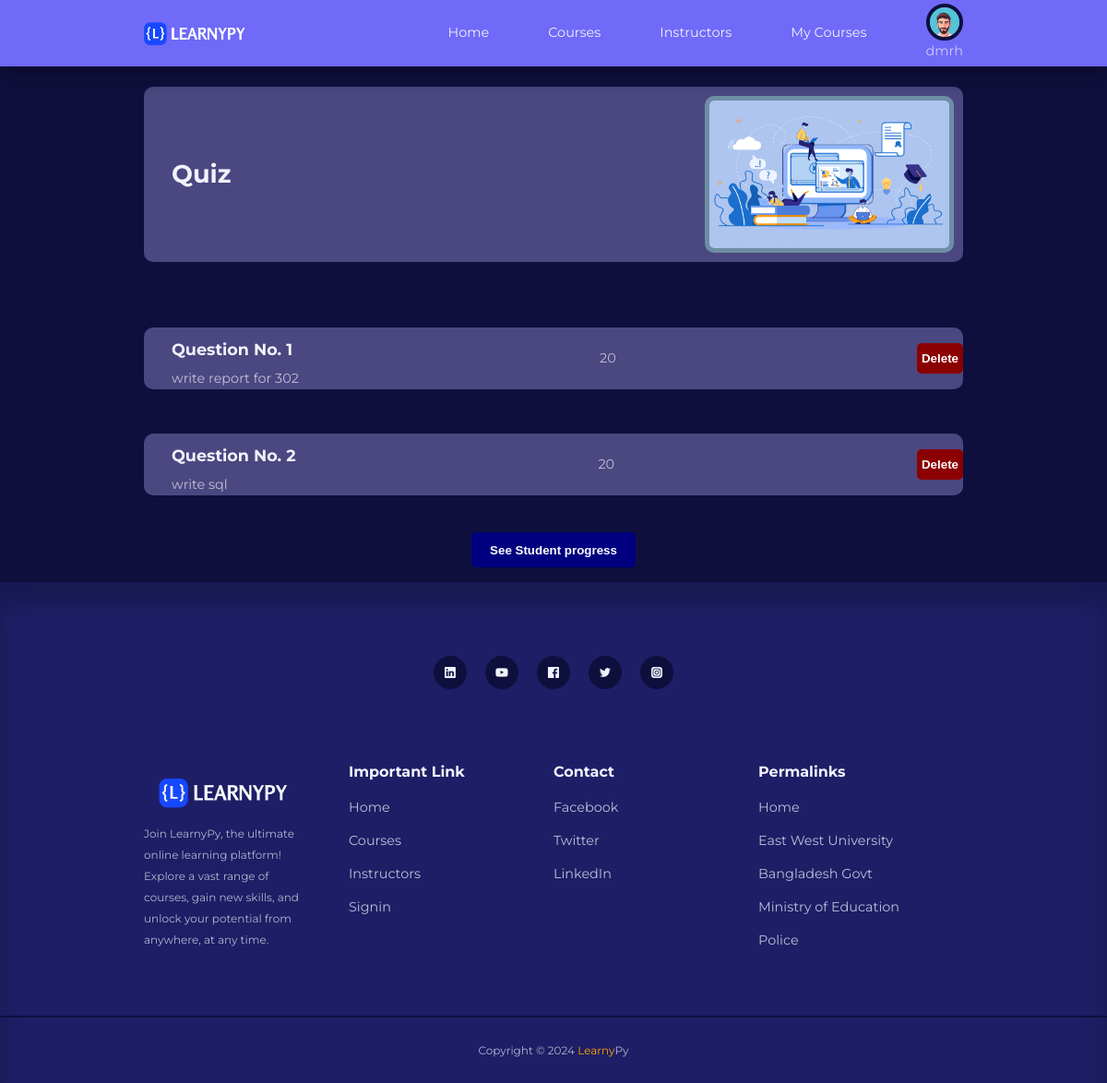
Page /Fontend/quizq.php?course_name=cse302&course_category=general&course_instructor=dmrh (signed in) on the committed database.
### tables this page shows
CREATE TABLE `course_quiz` (
  `quiz_serial` int(11) NOT NULL,
  `course_name` varchar(100) NOT NULL,
  `course_category` varchar(100) NOT NULL,
  `course_instructor` varchar(100) NOT NULL,
  `course_quiz_question` varchar(500) NOT NULL,
  `course_quiz_marks` int(100) NOT NULL,
  `course_material_type` varchar(100) DEFAULT NULL
);

### Fontend/quizq.php (the view, shortened to what this page needs)
<!DOCTYPE html>
<html lang="en">
<head>
    <link rel="stylesheet" href="../style/style.css">
    <link rel="stylesheet" href="https://unicons.iconscout.com/release/v4.0.0/css/line.css">
</head>
<body>
    <?php include 'header.php';?>
    <br>
    <br>
    <section>
    <div class="container instructor__top">
        <div style="margin-left: 30px;">
            <h2>Quiz</h2>
        </div>
        <div style="margin: 10px;">
            <img class="instructor__top_banar" src="../images/courses_banar.gif" alt="">
        </div>
    </div>
</section>
<br>
<section>
    <?php
        $course_name = $_GET['course_name'];
        $course_category = $_GET['course_category'];
        $course_instructor = $_GET['course_instructor'];
        $link = mysqli_connect("localhost", "root", "", "learnypy");
        $query = "SELECT * FROM course_quiz WHERE course_name = '$course_name' AND course_category = '$course_category'
            AND course_instructor = '$course_instructor' ";
        $result = mysqli_query($link, $query);
        $counter = 1;
        if ($result && mysqli_num_rows($result) > 0) {
            while ($row = mysqli_fetch_assoc($result)) {
                $quizquestion= $row['course_quiz_question'];
                echo '<section>
                        <div class="container instructor__top">
                            <div style="margin-left: 30px;">
                               <h3>Question No. ' . $counter . '</h3>
                                <p>' . $row['course_quiz_question'] . '</p>
                            </div>
                            <div style="margin: 10px;">
                                <p>' . $row['course_quiz_marks'] . '</p>
                            </div>';
                if ($_SESSION['user_type'] == "instructor") {
                    $deletequizUrl = "./deletequizUrl.php" .
                    "?course_name=" . urlencode($row['course_name']) .
                    "&course_category=" . urlencode($row['course_category']) .
                    "&course_instructor=" . urlencode($course_instructor).
                    "&course_quiz_question=" . urlencode($quizquestion);
                    echo '<a href="' . $deletequizUrl . '" style="background-color: rgb(139, 0, 0); cursor: pointer; text-decoration: none; padding: 5px 5px; border-radius: 5px;">
                             <button style="background-color: rgb(139, 0, 0); cursor: pointer; color: white; font-weight: bold;">Delete</button>
                          </a>';
                }
                echo '
                         </div>
                    </section> ';
                $counter++;
            }
        }
    ?>
</section>
<section>
    <?php
    if ($_SESSION['user_type'] == "instructor") {
         $course_name = $_GET['course_name'];
         $course_category = $_GET['course_category'];
         $course_instructor = $_GET['course_instructor'];
         $quizansUrl = "./quizansUrl.php" .
                    "?course_name=" . urlencode($course_name) .
                    "&course_category=" . urlencode($course_category) .
                    "&course_instructor=" . urlencode($course_instructor).
                    "&course_quiz_question=" . urlencode($quizquestion);
        ?>
        <article class="post">
            <div style="text-align:center;">
                <a href="<?php echo $quizansUrl; ?>" style="background-color: navy; cursor: pointer; text-decoration: none; padding: 10px 20px; border-radius: 5px;">
                    <button style="background-color: navy; cursor: pointer; color: white; font-weight: bold;">See Student progress</button>
                </a>
            </div>
        </article>
    <?php }
       ?>
</section>
<br>
    <footer>
        <div class="footer__socials">
            <a href="https://www.linkedin.com/in/fahad-bd/" target="_blank"><i class="uil uil-linkedin"></i></a>
            <a href="https://www.youtube.com/" target="_blank"><i class="uil uil-youtube"></i></a>
            <a href="https://www.facebook.com/fahadahammedbd" target="_blank"><i class="uil uil-facebook"></i></a>
            <a href="https://twitter.com/fahadbd01" target="_blank"><i class="uil uil-twitter"></i></a>
            <a href="https://www.instagram.com/fahadahammedbd/" target="_blank"><i
                    class="uil uil-instagram-alt"></i></a>
        </div>
        <div class="container footer__container">
            <article style="margin-right: 50px;">
                <img src="../images/logo1.png" alt="">
                <small>Join LearnyPy, the ultimate online learning platform! Explore a vast range of courses, gain new
                    skills, and unlock your potential from anywhere, at any time.</small>
            </article>
            <article>
                <h4>Important Link</h4>
                <ul>
                    <li><a href="./index.php">Home</a></li>
                    <li><a href="./courses.php">Courses</a></li>
                    <li><a href="./instructors.php">Instructors</a></li>
                    <li><a href="./signin.php">Signin</a></li>
                </ul>
            </article>
            <article>
                <h4>Contact</h4>
                <ul>
                    <li><a href="https://www.facebook.com">Facebook</a></li>
                    <li><a href="https://www.twitter.com">Twitter</a></li>
                    <li><a href="https://www.linkedin.com">LinkedIn</a></li>
                </ul>
            </article>
            <article>
                <h4>Permalinks</h4>
                <ul>
                    <li><a href="./index.php">Home</a></li>
                    <li><a href="https://www.ewubd.edu/">East West University</a></li>
                    <li><a href="https://bangladesh.gov.bd/index.php">Bangladesh Govt</a></li>
                    <li><a href="https://moedu.gov.bd/">Ministry of Education</a></li>
                    <li><a href="https://www.police.gov.bd/">Police</a></li>
                </ul>
            </article>
        </div>
        <div class="footer__copyright">
            <small>Copyright &copy; 2024 <span style="color: orange;">Learny</span>Py</small>
        </div>
    </footer>
</body>
</html>

### style/style.css (style rules this page uses)
:root { --color-primary: #6f6af8; --color-primary-light: rgba(109, 104, 248, 0.18); --color-primary-variant: #5854c7; --color-red: #da0f3f; --color-red-light: rgba(219, 15, 63, 0.15); --color-green: #00c476; --color-green-light: rgba(0, 194, 116, 0.15); --color-gray-900: #1e1e66; --color-gray-700: #2d2b7c; --color-gray-300: rgba(242, 242, 254, 0.3); --color-gray-200: rgba(242, 242, 254, 0.7); --color-white: #f2f2fe; --color-bg: #0f0f3e; --transition: all 300ms ease; --container-width-lg: 74%; --container-width-md: 88%; --form-width: 40%; --border-radius-1: 0.3rem; --border-radius-2: 0.5rem; --border-radius-3: 0.8rem; --border-radius-4: 2rem; --border-radius-5: 5rem; }
* { margin: 0; padding: 0; outline: 0; border: 0; appearance: 0; list-style: none; text-decoration: none; box-sizing: border-box; }
body { font-family: 'Montserrat', sans-serif; line-height: 1.6; color: var(--color-gray-200); overflow-x: hidden; background: var(--color-bg); font-size: 0.9rem; }
.container { width: var(--container-width-lg); max-width: 1800px; margin-inline: auto; }
section { margin-top: 3rem; width: 100vw; }
h1, h2, h3, h4, h5 { color: var(--color-white); line-height: 1.3; }
h2 { font-size: 1.7rem; margin: 1rem 0; }
h3 { font-size: 1.1rem; margin: 0.8rem 0 0.5rem; }
h4 { font-size: 1rem; }
a { color: var(--color-white); transition: var(--transition); }
img { display: block; width: 100%; object-fit: cover; }
a:link { text-decoration: none; }
footer { background: var(--color-gray-900); padding: 5rem 0 0; box-shadow: inset 0 1.5rem 1.5rem rgba(0, 0, 0, 0.2); }
.footer__socials { margin-inline: auto; width: fit-content; margin-bottom: 5rem; display: flex; justify-content: space-between; align-items: center; gap: 1.2rem; }
.footer__socials a { background: var(--color-bg); border-radius: 50%; width: 2.3rem; height: 2.3rem; display: flex; align-items: center; justify-content: center; }
.footer__container { display: grid; grid-template-columns: repeat(4, 1fr); }
footer h4 { color: var(--color-white); margin-bottom: 0.6rem; }
footer ul li { padding: 0.4rem 0; }
footer ul a { opacity: 0.75; }
.footer__copyright { text-align: center; padding: 1.5rem 0; border-top: 2px solid var(--color-bg); margin-top: 4rem; }
.instructor__top { display: flex; justify-content: space-between; align-items: center; border-radius: 10px; background-color: #4b4780; }
.instructor__top_banar { width: 270px; height: 170px; border-radius: 10px; border: 5px solid #6e8ea4; }

### rows in the picture
course_quiz: course_quiz_question "write report for 302", course_quiz_marks "20"
course_quiz: course_quiz_question "write sql", course_quiz_marks "20"

### other values in the picture
$_SESSION['user_name'] "dmrh"
